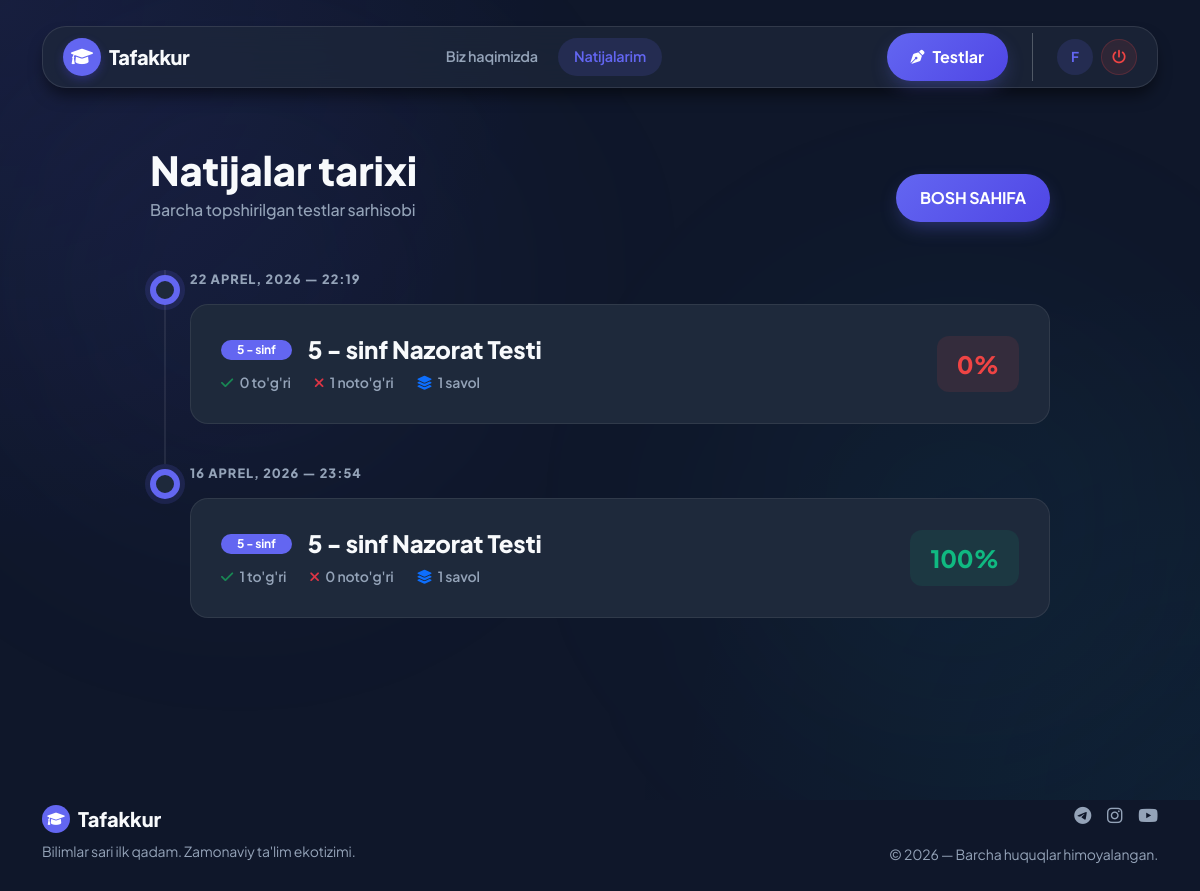
The app's page /result/ (signed in) with its own data.
### quiz/models.py (models this page shows, shortened)
class Natija(models.Model):
    user = models.ForeignKey(User, on_delete=models.CASCADE, verbose_name="Foydalanuvchi")
    sinf = models.ForeignKey(Sinf, on_delete=models.SET_NULL, null=True, verbose_name="Sinf")
    tjavob = models.IntegerField(verbose_name="To'g'ri javoblar")
    njavob = models.IntegerField(verbose_name="Noto'g'ri javoblar")
    jamisavol = models.IntegerField(verbose_name="Jami savollar")
    date = models.DateTimeField(auto_now_add=True, verbose_name="Sana")
    class Meta:
        verbose_name = "Natija"
        verbose_name_plural = "Natijalar"
        ordering = ['-date']
        db_table = 'javohir_natija'
    @property
    def foiz(self):
        if self.jamisavol > 0:
            return round(self.tjavob / self.jamisavol * 100)
        return 0

class Sinf(models.Model):
    nom = models.CharField(max_length=100, verbose_name="Sinf nomi")
    created_at = models.DateTimeField(auto_now_add=True, verbose_name="Yaratilgan vaqt")
    updated_at = models.DateTimeField(auto_now=True, verbose_name="Yangilangan vaqt")
    class Meta:
        verbose_name = "Sinf"
        verbose_name_plural = "Sinflar"
        ordering = ['nom']
        db_table = 'javohir_sinf'

### main/views.py (the view)
# urls.py: path('result/', main_result, name='result'),
@login_required
def main_result(request):
    natija_list = Natija.objects.filter(
        user=request.user
    ).select_related('sinf').order_by('-date')
    context = {
        'page_title': 'Natijalarim',
        'natijalar': natija_list,
    }
    return render(request, 'main/result.html', context)

### maktab/context_processors.py (called while the page is built)
def login_modal(request):
    form_class = LoginForm
    context = {
        'sinflar': Sinf.objects.all(),
    }
    if request.session.get('login_error'):
        username = request.session.pop('login_error')
        form = form_class(initial={'username': username})
        form.errors['__all__'] = form.error_class(
            [_("Foydalanuvchi nomi va/yoki parol noto'g'ri")]
        )
        context['LOGIN_FORM'] = form
    else:
        context['LOGIN_FORM'] = form_class()
    return context

### templates/main/result.html (shortened to what this page needs)
{% extends 'layouts/base.html' %}
{% load static %}
{% block content %}
<div class="history-container">
    <div class="d-flex justify-content-between align-items-end mb-5 fade-up">
        <div>
            <h1 class="fw-800 text-main mb-1">Natijalar tarixi</h1>
            <p class="text-muted fw-500 mb-0">Barcha topshirilgan testlar sarhisobi</p>
        </div>
        <div class="text-end d-none d-md-block">
            <a href="{% url 'main:index' %}" class="btn btn-primary rounded-pill px-4 fw-800 small">
                BOSH SAHIFA
            </a>
        </div>
    </div>
    {% if natijalar %}
    <div class="timeline-container fade-up" style="animation-delay: 0.1s;">
        {% for nat in natijalar %}
        <div class="timeline-item">
            <div class="timeline-dot"></div>
            <span class="date-label">{{ nat.date|date:"d F, Y — H:i" }}</span>
            <div class="result-glass-card d-flex flex-wrap align-items-center gap-4">
                <div class="flex-grow-1">
                    <div class="d-flex align-items-center gap-3 mb-2">
                        <span class="badge bg-primary text-white px-3 py-1 rounded-pill small" style="background: var(--brand-primary) !important;">{{ nat.sinf.nom }}</span>
                        <h4 class="fw-800 text-main mb-0">{{ nat.sinf.nom }} Nazorat Testi</h4>
                    </div>
                    <div class="d-flex gap-4">
                        <div class="small fw-600 text-muted"><i class="fa-solid fa-check text-success me-1"></i> {{ nat.tjavob }} to'g'ri</div>
                        <div class="small fw-600 text-muted"><i class="fa-solid fa-xmark text-danger me-1"></i> {{ nat.njavob }} noto'g'ri</div>
                        <div class="small fw-600 text-muted"><i class="fa-solid fa-layer-group text-primary me-1"></i> {{ nat.jamisavol }} savol</div>
                    </div>
                </div>
                <div class="ms-lg-auto">
                    <div class="score-badge {% if nat.foiz >= 80 %}high{% elif nat.foiz >= 50 %}mid{% else %}low{% endif %}">
                        {{ nat.foiz }}%
                    </div>
                </div>
            </div>
        </div>
        {% endfor %}
    </div>
    {% endif %}
</div>
{% endblock %}

### templates/layouts/base.html (shortened to what this page needs)
{% load static %}
<!DOCTYPE html>
<html lang="uz">
<head>
    <link rel="stylesheet" href="{% static 'vendor/bootstrap/css/bootstrap.min.css' %}">
    <link rel="stylesheet" href="https://cdnjs.cloudflare.com/ajax/libs/font-awesome/6.0.0/css/all.min.css">
    <link rel="stylesheet" href="{% static 'css/style.css' %}">
</head>
<body>
<div class="glow-bg">
    <div class="glow-blob" style="bottom: -10%; right: -10%; background: radial-gradient(circle, rgba(34, 211, 238, 0.05) 0%, transparent 70%);"></div>
</div>
<nav class="navbar navbar-expand-lg navbar-floating sticky-top">
    <div class="container">
        <div class="navbar-container w-100 d-flex flex-wrap flex-lg-nowrap align-items-center">
            <a class="navbar-brand d-flex align-items-center gap-2" href="{% url 'main:index' %}">
                <div class="rounded-circle d-flex align-items-center justify-content-center" style="width: 38px; height: 38px; font-size: 1.1rem; background: var(--brand-primary); color: white; box-shadow: 0 4px 10px rgba(79, 70, 229, 0.3);">
                    <i class="fa-solid fa-graduation-cap"></i>
                </div>
                <span class="fw-800" style="color: var(--text-main); letter-spacing: -0.5px;">Tafakkur</span>
            </a>
            <div class="d-flex align-items-center gap-2 gap-lg-3 ms-auto order-2 order-lg-3">
                {% if request.user.is_authenticated %}
                    <div class="dropdown">
                        <button class="btn btn-primary d-flex align-items-center gap-2 rounded-pill px-3 px-lg-4" type="button" data-bs-toggle="dropdown">
                            <i class="fa-solid fa-pen-nib small"></i> <span class="d-none d-sm-inline">Testlar</span>
                        </button>
                    </div>
                    <div class="d-flex align-items-center gap-2 ms-lg-0">
                        <div class="bg-primary-subtle text-primary rounded-circle d-flex align-items-center justify-content-center fw-bold" style="width: 36px; height: 36px; background-color: var(--brand-primary-light) !important; color: var(--brand-primary) !important; font-size: 0.85rem;">
                            {{ user.username|slice:":1"|upper }}
                        </div>
                        <a class="btn btn-subtle-danger rounded-circle p-0 d-flex align-items-center justify-content-center transition-all"
                           style="width: 36px; height: 36px;"
                           href="javascript:void(0)"
                           onclick="document.getElementById('logout-form').submit();"
                           title="Chiqish">
                            <i class="fa-solid fa-power-off small"></i>
                        </a>
                    </div>
                {% endif %}
            </div>
            <div class="collapse navbar-collapse w-100 flex-lg-grow-1 order-4 order-lg-2" id="nav">
                <ul class="navbar-nav mx-lg-auto gap-1 my-3 my-lg-0">
                    <li class="nav-item">
                        <a class="nav-link px-3 py-2 rounded-pill fw-600 transition-all " href="{% url 'main:about' %}" style="font-size: 0.9rem;">Biz haqimizda</a>
                    </li>
                    {% if request.user.is_authenticated %}
                    <li class="nav-item">
                        <a class="nav-link px-3 py-2 rounded-pill fw-600 transition-all {% if request.resolver_match.url_name == 'result' %}active text-primary{% endif %}" href="{% url 'main:result' %}" style="font-size: 0.9rem;">Natijalarim</a>
                    </li>
                    {% endif %}
                </ul>
            </div>
        </div>
    </div>
</nav>
<main class="container py-4 py-md-5" style="min-height: 75vh;">
    {% block content %}{% endblock %}
</main>
<footer class="py-5 mt-5">
    <div class="container">
        <div class="row align-items-center">
            <div class="col-md-6 text-center text-md-start mb-4 mb-md-0">
                <div class="d-flex align-items-center justify-content-center justify-content-md-start gap-2 mb-2">
                    <div class="rounded-circle d-flex align-items-center justify-content-center" style="width: 28px; height: 28px; background: var(--brand-primary); color: white;">
                        <i class="fa-solid fa-graduation-cap small"></i>
                    </div>
                    <h5 class="mb-0 fw-800" style="color: var(--text-main);">Tafakkur</h5>
                </div>
                <p class="text-muted small mb-0">Bilimlar sari ilk qadam. Zamonaviy ta'lim ekotizimi.</p>
            </div>
            <div class="col-md-6 text-center text-md-end">
                <div class="d-flex justify-content-center justify-content-md-end gap-3 mb-3" style="font-size: 1.1rem;">
                    <a href="https://t.me/Javokh96" target="_blank" class="text-muted hover-primary transition-all"><i class="fa-brands fa-telegram"></i></a>
                    <a href="#" class="text-muted hover-primary transition-all"><i class="fa-brands fa-instagram"></i></a>
                    <a href="#" class="text-muted hover-primary transition-all"><i class="fa-brands fa-youtube"></i></a>
                </div>
                <p class="text-muted small mb-0">© {% now "Y" %} — Barcha huquqlar himoyalangan.</p>
            </div>
        </div>
    </div>
</footer>
</body>
</html>

### assets/css/style.css (style rules this page uses)
:root { --brand-primary: #6366f1; --brand-primary-dark: #4f46e5; --brand-primary-light: rgba(99, 102, 241, 0.15); --brand-accent: #22d3ee; --canvas: #0f172a; --surface: #1e293b; --surface-light: #334155; --text-main: #f8fafc; --text-muted: #94a3b8; --border-light: rgba(255, 255, 255, 0.08); --success: #10b981; --danger: #ef4444; --warning: #f59e0b; --glass-bg: rgba(30, 41, 59, 0.7); --glass-border: rgba(255, 255, 255, 0.1); --sh-sm: 0 1px 2px 0 rgba(0, 0, 0, 0.3); --sh-md: 0 4px 6px -1px rgba(0, 0, 0, 0.4); --sh-lg: 0 10px 15px -3px rgba(0, 0, 0, 0.5); --sh-premium: 0 25px 50px -12px rgba(0, 0, 0, 0.6); --radius-md: 12px; --radius-lg: 18px; --radius-xl: 24px; }
body { background-color: var(--canvas) !important; color: var(--text-main); font-family: 'Plus Jakarta Sans', sans-serif; -webkit-font-smoothing: antialiased; letter-spacing: -0.01em; overflow-x: hidden; min-height: 100vh; }
main.container { padding-left: 1.5rem !important; padding-right: 1.5rem !important; }
.fw-800 { font-weight: 800; }
.fw-600 { font-weight: 600; }
.fw-500 { font-weight: 500; }
.text-main { color: var(--text-main) !important; }
.text-muted { color: var(--text-muted) !important; }
.btn-subtle-danger { background-color: rgba(239, 68, 68, 0.1) !important; color: #ef4444 !important; border: 1px solid rgba(239, 68, 68, 0.2) !important; }
.glow-bg { position: fixed; top: 0; left: 0; width: 100vw; height: 100vh; z-index: -1; overflow: hidden; pointer-events: none; background: radial-gradient(circle at 0% 0%, rgba(99, 102, 241, 0.1) 0%, transparent 40%), radial-gradient(circle at 100% 100%, rgba(34, 211, 238, 0.05) 0%, transparent 40%); }
.glow-blob { position: absolute; width: 60vw; height: 60vw; background: radial-gradient(circle, rgba(99, 102, 241, 0.08) 0%, transparent 70%); border-radius: 50%; filter: blur(100px); }
.btn-primary { background: linear-gradient(135deg, var(--brand-primary) 0%, var(--brand-primary-dark) 100%); border: none; padding: 12px 28px; font-weight: 700; color: white !important; border-radius: var(--radius-md); box-shadow: 0 8px 20px -5px rgba(99, 102, 241, 0.4); transition: all 0.3s cubic-bezier(0.16, 1, 0.3, 1); }
.navbar-floating { margin-top: 1rem; padding: 10px 0; z-index: 1050; }
.navbar-container { background: var(--glass-bg); backdrop-filter: blur(16px); -webkit-backdrop-filter: blur(16px); border: 1px solid var(--glass-border); border-radius: var(--radius-xl); padding: 6px 20px; box-shadow: var(--sh-lg); }
.nav-link { color: var(--text-muted) !important; font-weight: 600; transition: all 0.2s ease; padding: 8px 16px !important; }

### templates/main/result.html (style rules this page uses)
.history-container { max-width: 900px; margin: 0 auto; }
.timeline-item { position: relative; padding-left: 40px; margin-bottom: 40px; }
.timeline-item::before { content: ''; position: absolute; left: 14px; top: 0; width: 2px; height: calc(100% + 40px); background: var(--border-light); }
.timeline-item:last-child::before { display: none; }
.timeline-dot { position: absolute; left: 0; top: 5px; width: 30px; height: 30px; border-radius: 50%; background: var(--surface); border: 6px solid var(--brand-primary); z-index: 2; box-shadow: 0 0 0 5px var(--brand-primary-light); }
.result-glass-card { background: var(--surface); border: 1px solid var(--border-light); border-radius: var(--radius-lg); padding: 30px; transition: all 0.3s ease; }
.score-badge { font-size: 1.5rem; font-weight: 800; padding: 10px 20px; border-radius: 12px; min-width: 80px; text-align: center; }
.score-badge.high { background: rgba(16, 185, 129, 0.1); color: #10b981; }
.score-badge.low { background: rgba(239, 68, 68, 0.1); color: #ef4444; }
.date-label { font-size: 0.8rem; font-weight: 800; text-transform: uppercase; letter-spacing: 1px; color: var(--text-muted); margin-bottom: 15px; display: block; }

### templates/layouts/base.html (style rules this page uses)
.nav-link { color: var(--text-muted) !important; transition: all 0.3s ease; }
.nav-link:hover, .nav-link.active { color: var(--brand-primary) !important; background: var(--brand-primary-light); }

### records on screen
Natija: date "22 APREL, 2026 — 22:19", sinf.nom "5 - sinf", tjavob "0", njavob "1", jamisavol "1", foiz "0"
Natija: date "16 APREL, 2026 — 23:54", sinf.nom "5 - sinf", tjavob "1", njavob "0", jamisavol "1", foiz "100"

### other values on screen
{{ user.username|slice:":1"|upper }} "F"
